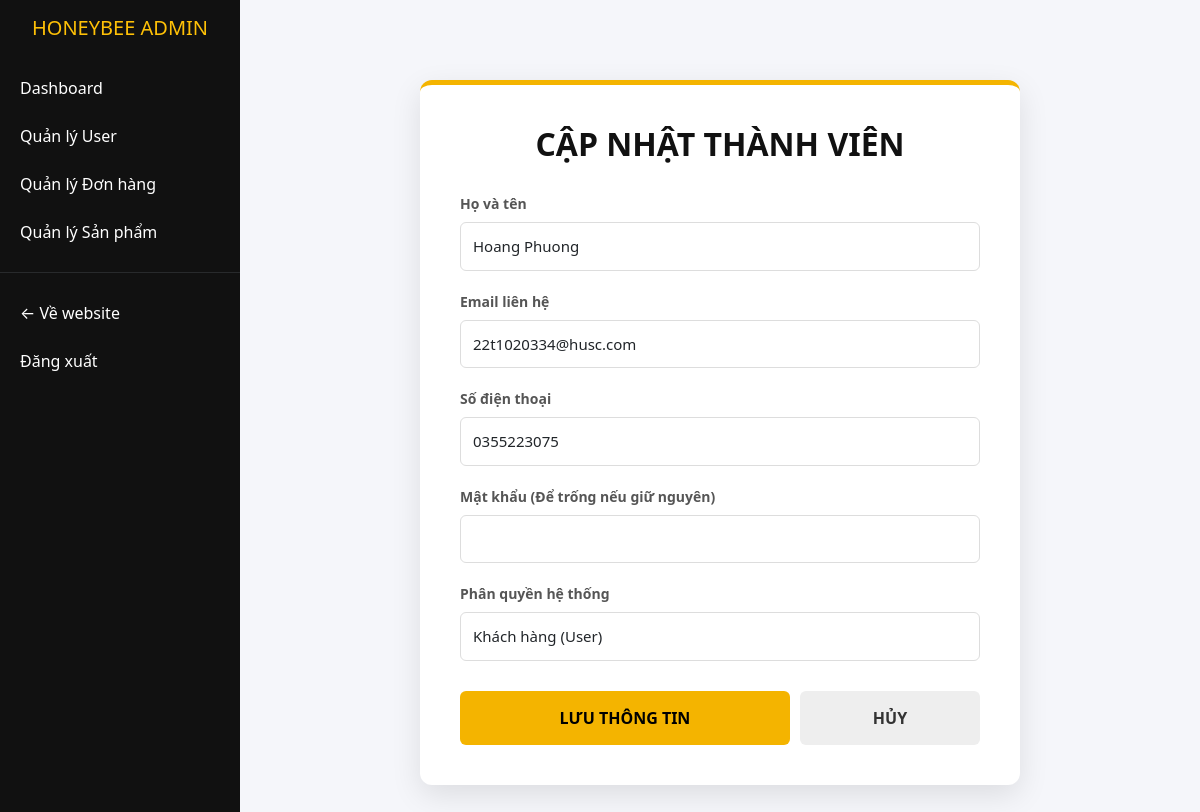
The app's page /admin/user/edit/2 (signed in) with its own data.
### tables this page shows
CREATE TABLE `users` (
  `id` int(11) NOT NULL AUTO_INCREMENT,
  `name` varchar(250) NOT NULL,
  `email` varchar(250) NOT NULL,
  `phone` varchar(15) NOT NULL,
  `password` varchar(250) NOT NULL,
  `role` varchar(10) NOT NULL,
  PRIMARY KEY (`id`)
);

### admin/src/Controller.php (called while the page is built, shortened)
<?php
class Controller
{
    protected function render($view, $data = [])
    {
        extract($data);
        require __DIR__ . '/Views/' . $view . '.php';
        $content = ob_get_clean();
        require __DIR__ . '/../templates/layout.php';
    }
}

### admin/src/Controllers/UserController.php (called while the page is built, shortened)
<?php
class UserController extends Controller
{
    private $userModel;
    public function __construct()
    {
        $this->userModel = new User();
    }
    public function edit($id)
    {
        $user = $this->userModel->getUserById($id);
        $this->render('users/user-form', ['user' => $user]);
    }
}

### admin/src/Models/User.php (called while the page is built, shortened)
<?php
class User
{
    private $connection;
    public function __construct()
    {
        $host = 'localhost';
        $username = 'root';
        $password = '';
        $database = 'honeybee_schema';
        $this->connection = new \mysqli($host, $username, $password, $database);
    }
    public function getUserById($id)
    {
        $id = intval($id);
        $sql = "SELECT * FROM users WHERE id = $id";
        $result = $this->connection->query($sql);
        return $result->fetch_assoc();
    }
}

### admin/src/Views/users/user-form.php (the view, shortened to what this page needs)
<?php
$isEdit = isset($user) && isset($user['id']);
?>
<div class="form-container">
    <h2 class="form-title"><?= $isEdit ? 'CẬP NHẬT THÀNH VIÊN' : 'TẠO TÀI KHOẢN MỚI' ?></h2>
    <form method="POST" action="<?= $isEdit ? '/admin/user/update/' . $user['id'] : '/admin/user/store' ?>">
        <div class="form-group">
            <label>Họ và tên</label>
            <input type="text" class="form-control" name="name" value="<?= $user['name'] ?? '' ?>" required placeholder="Ví dụ: Nguyễn Văn A">
        </div>
        <div class="form-group">
            <label>Email liên hệ</label>
            <input type="email" class="form-control" name="email" value="<?= $user['email'] ?? '' ?>" required placeholder="email@example.com">
        </div>
        <div class="form-group">
            <label>Số điện thoại</label>
            <input type="text" class="form-control" name="phone" value="<?= $user['phone'] ?? '' ?>" required>
        </div>
        <div class="form-group">
            <label>Mật khẩu <?= $isEdit ? '(Để trống nếu giữ nguyên)' : '' ?></label>
            <input type="password" class="form-control" name="password" <?= $isEdit ? '' : 'required' ?>>
        </div>
        <div class="form-group">
            <label>Phân quyền hệ thống</label>
            <select name="role" class="form-control">
                <option value="0" <?= (isset($user['role']) && $user['role'] == 0) ? 'selected' : '' ?>>Khách hàng (User)</option>
            </select>
        </div>
        <div class="btn-group">
            <button type="submit" class="btn-submit">LƯU THÔNG TIN</button>
            <a href="/admin/user" class="btn-cancel">HỦY</a>
        </div>
    </form>
</div>
<?php
$content = ob_get_clean();
echo $content; ?>

### admin/src/Router.php (shortened to what this page needs)
<?php
class Router
{
    private $routes = [];
    public function addRoute($pattern, $callback)
    {
        $this->routes[$pattern] = $callback;
    }
    public function match($uri) {
    foreach ($this->routes as $pattern => $handler) {
        if (preg_match($pattern, $uri, $matches)) {
            array_shift($matches);
            return call_user_func_array($handler, $matches);
        }
    }
    throw new \Exception("No route found for URI: " . $uri);
    }
}

### admin/templates/layout.php (shortened to what this page needs)
<!DOCTYPE html>
<html lang="vi">
<head>
    <link href="https://cdn.jsdelivr.net/npm/bootstrap@5.3.2/dist/css/bootstrap.min.css" rel="stylesheet">
</head>
<body>
<div class="d-flex">
    <div class="sidebar">
        <h5 class="text-warning text-center py-3">HONEYBEE ADMIN</h5>
        <a href="/admin">Dashboard</a>
        <a href="/admin/user">Quản lý User</a>
        <a href="/admin/order">Quản lý Đơn hàng</a>
        <a href="/admin/product">Quản lý Sản phẩm</a>
        <hr class="text-secondary">
        <a href="/">← Về website</a>
        <a href="/logout.php">Đăng xuất</a>
    </div>
    <div class="flex-grow-1 content">
        <?= $content ?>
    </div>
</div>
</body>
</html>

### admin/templates/layout.php (style rules this page uses)
body { background: #f5f6fa; }
.sidebar { width: 240px; min-height: 100vh; background: #111; }
.sidebar a { color: #fff; padding: 12px 20px; display: block; text-decoration: none; }
.content { padding: 30px; }

### admin/src/Views/users/user-form.php (style rules this page uses)
.form-container { font-family: 'Segoe UI', sans-serif; max-width: 600px; margin: 50px auto; background: #fff; padding: 40px; border-radius: 12px; box-shadow: 0 10px 30px rgba(0,0,0,0.1); border-top: 5px solid #f4b400; }
.form-title { font-weight: 800; margin-bottom: 30px; text-align: center; color: #111; }
.form-group { margin-bottom: 20px; }
.form-group label { display: block; margin-bottom: 8px; font-weight: 600; color: #555; font-size: 14px; }
.form-control { width: 100%; padding: 12px; border: 1px solid #ddd; border-radius: 6px; box-sizing: border-box; font-size: 15px; }
.btn-group { display: flex; gap: 10px; margin-top: 30px; }
.btn-submit { flex: 2; background: #f4b400; color: #000; border: none; padding: 15px; border-radius: 6px; font-weight: bold; cursor: pointer; font-size: 16px; }
.btn-cancel { flex: 1; background: #eee; color: #333; text-align: center; padding: 15px; border-radius: 6px; text-decoration: none; font-weight: bold; }

### records on screen
users: shows "CẬP NHẬT THÀNH VIÊN", name "Hoang Phuong", email "22t1020334@husc.com", phone "0355223075", shows "(Để trống nếu giữ nguyên)", role "Khách hàng (User)"
